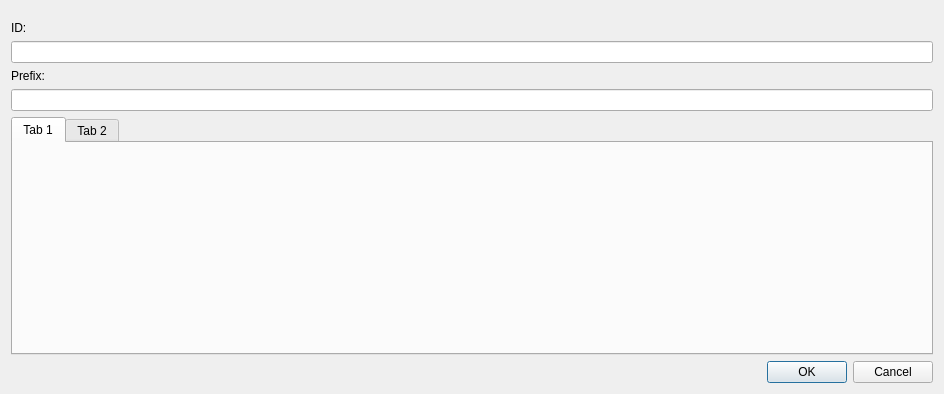
<?xml version="1.0" encoding="UTF-8"?>
<ui version="4.0">
 <class>S3BucketLifecycleDialog</class>
 <widget class="QDialog" name="S3BucketLifecycleDialog">
  <property name="geometry">
   <rect>
    <x>0</x>
    <y>0</y>
    <width>944</width>
    <height>394</height>
   </rect>
  </property>
  <property name="windowTitle">
   <string>Bucket Lifecycle</string>
  </property>
  <layout class="QVBoxLayout" name="verticalLayout_2">
   <item>
    <layout class="QGridLayout" name="gridLayout">
     <property name="topMargin">
      <number>10</number>
     </property>
     <item row="0" column="0">
      <widget class="QLabel" name="idLabel">
       <property name="text">
        <string>ID:</string>
       </property>
      </widget>
     </item>
     <item row="2" column="0">
      <widget class="QLabel" name="prefixLabel">
       <property name="text">
        <string>Prefix:</string>
       </property>
      </widget>
     </item>
     <item row="1" column="0">
      <widget class="QLineEdit" name="idEdit"/>
     </item>
     <item row="3" column="0">
      <widget class="QLineEdit" name="prefixEdit"/>
     </item>
    </layout>
   </item>
   <item>
    <widget class="QTabWidget" name="tabWidget">
     <widget class="QWidget" name="tab">
      <attribute name="title">
       <string>Tab 1</string>
      </attribute>
     </widget>
     <widget class="QWidget" name="tab_2">
      <attribute name="title">
       <string>Tab 2</string>
      </attribute>
     </widget>
    </widget>
   </item>
   <item>
    <widget class="QDialogButtonBox" name="buttonBox">
     <property name="standardButtons">
      <set>QDialogButtonBox::StandardButton::Cancel|QDialogButtonBox::StandardButton::Ok</set>
     </property>
    </widget>
   </item>
  </layout>
 </widget>
 <resources/>
 <connections/>
</ui>
